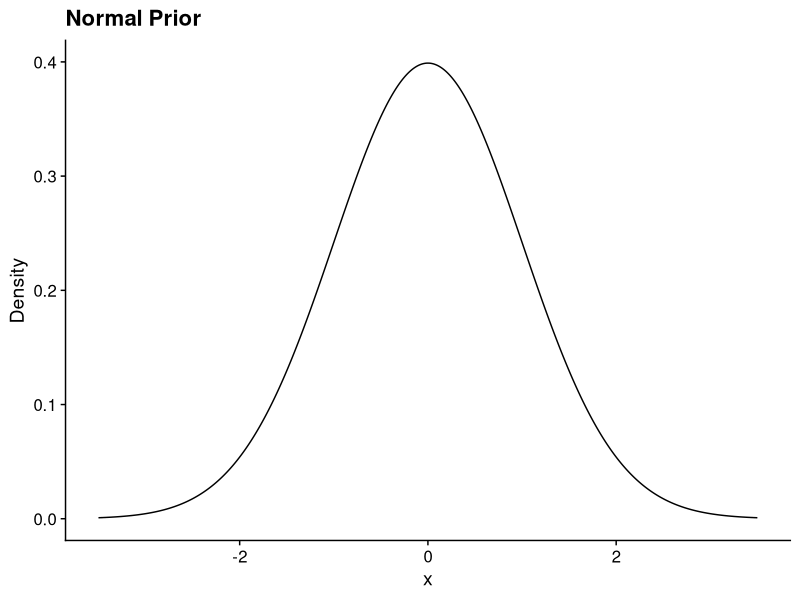
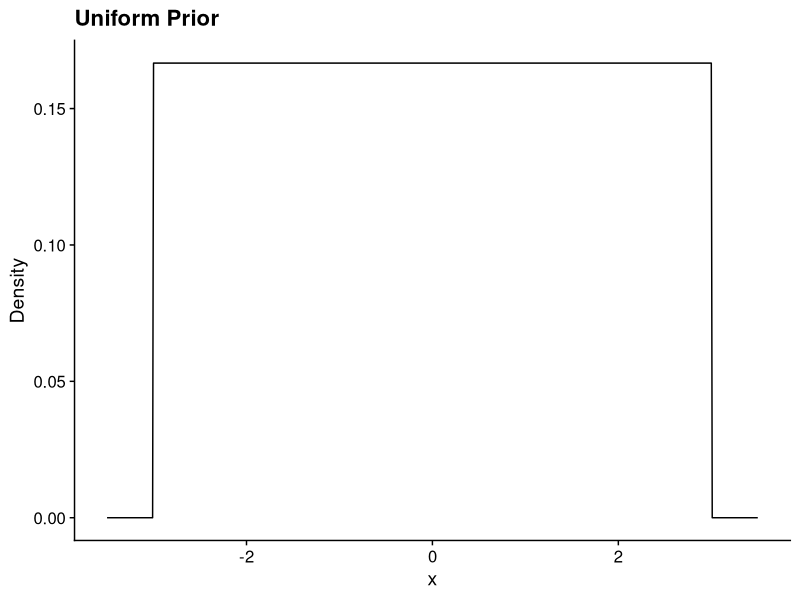

R code for these plots, in order:
## ---- chunk 1
rm(list = ls())

knitr::opts_chunk$set(tidy  = FALSE
                     ,cache = FALSE
                     ,message =  TRUE
                     ,warning =  TRUE
                     ,fig.height =  8
                     ,fig.width  = 11)

library(conflicted)
library(tidyverse)
library(scales)
library(cowplot)

conflict_prefer('filter',  'dplyr')
conflict_prefer('select',  'dplyr')


options(width = 80L
       ,warn  = 1
       ,mc.cores = parallel::detectCores()
        )

theme_set(theme_cowplot())

set.seed(42)
## ---- chunk 2
x_data <- rnorm(10, mean = 0.5, sd = 1.5)
## ---- chunk 3
cat(paste0(x_data[1:3], collapse = '\n'))
## ---- chunk 4
x_vals <- seq(-3.5, 3.5, by = 0.01)
y_vals <- dnorm(x_vals, mean = 0, sd = 1)

ggplot() +
  geom_line(aes(x = x_vals, y = y_vals)) +
  expand_limits(x = c(-3, 3)) +
  xlab("x") +
  ylab("Density") +
  ggtitle("Normal Prior")
## ---- chunk 5
x_vals <- seq(-3.5, 3.5, by = 0.01)
y_vals <- dunif(x_vals, min = -3, max = 3)

ggplot() +
  geom_line(aes(x = x_vals, y = y_vals)) +
  expand_limits(x = c(-3, 3)) +
  xlab("x") +
  ylab("Density") +
  ggtitle("Uniform Prior")
